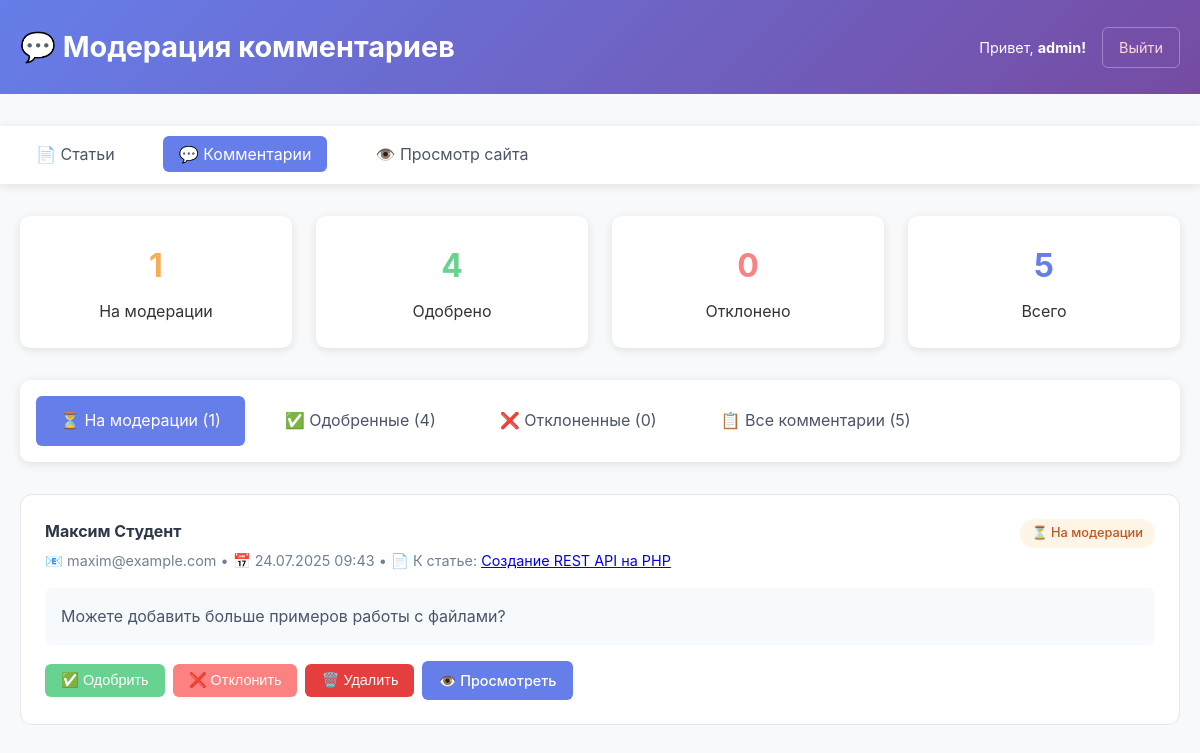
Page /admin/comments_admin.php (signed in) on the committed database.
### tables this page shows
CREATE TABLE comments (
    id INT PRIMARY KEY AUTO_INCREMENT,
    article_id INT NOT NULL,
    author_name VARCHAR(100) NOT NULL,
    author_email VARCHAR(150) NOT NULL,
    content TEXT NOT NULL,
    status ENUM('pending', 'approved', 'rejected') DEFAULT 'pending',
    created_at TIMESTAMP DEFAULT CURRENT_TIMESTAMP,
    updated_at TIMESTAMP DEFAULT CURRENT_TIMESTAMP ON UPDATE CURRENT_TIMESTAMP,
    
    FOREIGN KEY (article_id) REFERENCES articles(id) ON DELETE CASCADE,
    
    INDEX idx_article (article_id),
    INDEX idx_status (status),
    INDEX idx_created (created_at)
);

CREATE TABLE articles (
    id INT PRIMARY KEY AUTO_INCREMENT,
    title VARCHAR(255) NOT NULL,
    slug VARCHAR(255) UNIQUE,
    content TEXT NOT NULL,
    excerpt TEXT,
    author_id INT NOT NULL,
    category_id INT NOT NULL,
    reading_time INT DEFAULT 5,
    views INT DEFAULT 0,
    status ENUM('draft', 'published') DEFAULT 'published',
    published_at DATE,
    created_at TIMESTAMP DEFAULT CURRENT_TIMESTAMP,
    updated_at TIMESTAMP DEFAULT CURRENT_TIMESTAMP ON UPDATE CURRENT_TIMESTAMP,
    
     
    FOREIGN KEY (author_id) REFERENCES users(id) ON DELETE CASCADE,
    FOREIGN KEY (category_id) REFERENCES categories(id) ON DELETE CASCADE,
    
     
    INDEX idx_author (author_id),
    INDEX idx_category (category_id),
    INDEX idx_status (status),
    INDEX idx_published (published_at),
    INDEX idx_views (views),
    
     
    FULLTEXT KEY ft_search (title, content, excerpt)
);

### admin/auth.php (called while the page is built, shortened)
<?php
require_once '../functions.php';
function isAdminLoggedIn() {
    return isset($_SESSION['admin_id']) && isset($_SESSION['admin_username']);
}
function getCurrentAdmin() {
    return [
        'id' => $_SESSION['admin_id'],
        'username' => $_SESSION['admin_username'],
        'email' => $_SESSION['admin_email'] ?? ''
    ];
}
?>

### functions.php (called while the page is built, shortened)
<?php
function formatDateTime($datetime) {
    return date('d.m.Y H:i', strtotime($datetime));
}
function getAllComments($status = null) {
    try {
        $pdo = getDatabaseConnection();
        if ($status) {
            $stmt = $pdo->prepare("
                SELECT c.*, a.title as article_title
                FROM comments c
                JOIN articles a ON c.article_id = a.id
                WHERE c.status = ?
                ORDER BY c.created_at DESC
            ");
            $stmt->execute([$status]);
        } else {
            $stmt = $pdo->query("
                SELECT c.*, a.title as article_title
                FROM comments c
                JOIN articles a ON c.article_id = a.id
                ORDER BY c.created_at DESC
            ");
        }
        return $stmt->fetchAll();
    } catch (PDOException $e) {
        error_log("Error getting all comments: " . $e->getMessage());
        return [];
    }
}
?>

### admin/comments_admin.php (the view, shortened to what this page needs)
<?php
require_once 'auth.php';
require_once '../functions.php';
$currentAdmin = getCurrentAdmin();
$statusFilter = $_GET['status'] ?? 'pending';
if ($statusFilter === 'all') {
    $comments = getAllComments();
} else {
    $comments = getAllComments($statusFilter);
}
$commentStats = [
    'pending' => count(getAllComments('pending')),
    'approved' => count(getAllComments('approved')),
    'rejected' => count(getAllComments('rejected')),
    'total' => count(getAllComments())
];
?>
<!DOCTYPE html>
<html lang="ru">
<head>
    <link rel="stylesheet" href="../css/style.css">
</head>
<body>
    <div class="admin-header">
        <div class="container">
            <div class="admin-title">
                <h1>💬 Модерация комментариев</h1>
            </div>
            <div class="admin-user">
                <span>Привет, <strong><?php echo htmlspecialchars($currentAdmin['username']) ?>!</strong></span>
                <a href="?logout=1">Выйти</a>
            </div>
        </div>
    </div>
    <div class="admin-nav">
        <div class="container">
            <ul>
                <li><a href="index.php">📄 Статьи</a></li>
                <li><a href="comments_admin.php" class="active">💬 Комментарии</a></li>
                <li><a href="../index.php" target="_blank">👁️ Просмотр сайта</a></li>
            </ul>
        </div>
    </div>
    <div class="container">
        <div class="comments-stats">
            <div class="stat-card pending">
                <h3><?php echo $commentStats['pending'] ?></h3>
                <p>На модерации</p>
            </div>
            <div class="stat-card approved">
                <h3><?php echo $commentStats['approved'] ?></h3>
                <p>Одобрено</p>
            </div>
            <div class="stat-card rejected">
                <h3><?php echo $commentStats['rejected'] ?></h3>
                <p>Отклонено</p>
            </div>
            <div class="stat-card total">
                <h3><?php echo $commentStats['total'] ?></h3>
                <p>Всего</p>
            </div>
        </div>
        <div class="filter-tabs">
            <ul>
                <li>
                    <a href="?status=pending" class="<?php echo $statusFilter === 'pending' ? 'active' : '' ?>">
                        ⏳ На модерации (<?php echo $commentStats['pending'] ?>)
                    </a>
                </li>
                <li>
                    <a href="?status=approved" class="<?php echo $statusFilter === 'approved' ? 'active' : '' ?>">
                        ✅ Одобренные (<?php echo $commentStats['approved'] ?>)
                    </a>
                </li>
                <li>
                    <a href="?status=rejected" class="<?php echo $statusFilter === 'rejected' ? 'active' : '' ?>">
                        ❌ Отклоненные (<?php echo $commentStats['rejected'] ?>)
                    </a>
                </li>
                <li>
                    <a href="?status=all" class="<?php echo $statusFilter === 'all' ? 'active' : '' ?>">
                        📋 Все комментарии (<?php echo $commentStats['total'] ?>)
                    </a>
                </li>
            </ul>
        </div>
        <main>
            <?php if (empty($comments)): ?>
            <div class="no-comments">
                <h3>💬
                    <?php
                    switch ($statusFilter) {
                        case 'pending': echo 'Нет комментариев на модерации'; break;
                        case 'approved': echo 'Нет одобренных комментариев'; break;
                        case 'rejected': echo 'Нет отклоненных комментариев'; break;
                        default: echo 'Комментариев пока нет';
                    }
                    ?>
                </h3>
                <p>
                    <?php if ($statusFilter === 'pending'): ?>
                    Все комментарии уже обработаны!
                    <?php else: ?>
                    Когда пользователи начнут оставлять комментарии, они появятся здесь.
                    <?php endif; ?>
                </p>
                <div style="margin-top: 1rem;">
                    <a href="admin/index.php" class="btn btn-view">📄 Управление статьями</a>
                    <a href="../index.php" class="btn btn-view" target="_blank">👁️ Просмотр сайта</a>
                </div>
            </div>
            <?php else: ?>
            <?php foreach ($comments as $comment): ?>
            <div class="comment-moderation">
                <div class="comment-header">
                    <div class="comment-author-info">
                        <h4><?php echo htmlspecialchars($comment['author_name']) ?></h4>
                        <div class="comment-meta">
                            📧 <?php echo htmlspecialchars($comment['author_email']) ?> •
                            📅 <?php echo formatDateTime($comment['created_at']) ?> •
                            📄 К статье: <a href="article.php?id=<?php echo $comment['article_id'] ?>" target="_blank"><?php echo htmlspecialchars($comment['article_title']) ?></a>
                        </div>
                    </div>
                    <div class="comment-status <?php echo $comment['status'] ?>">
                        <?php
                        switch ($comment['status']) {
                            case 'pending': echo '⏳ На модерации'; break;
                        }
                        ?>
                    </div>
                </div>
                <div class="comment-content">
                    <?php echo nl2br(htmlspecialchars($comment['content'])) ?>
                </div>
                <div class="comment-actions">
                    <?php if ($comment['status'] !== 'approved'): ?>
                    <form method="POST" style="display: inline;">
                        <button type="submit" name="approve" class="btn btn-approve">
                            ✅ Одобрить
                        </button>
                    </form>
                    <?php endif; ?>
                    <?php if ($comment['status'] !== 'rejected'): ?>
                    <form method="POST" style="display: inline;">
                        <button type="submit" name="reject" class="btn btn-reject">
                            ❌ Отклонить
                        </button>
                    </form>
                    <?php endif; ?>
                    <form method="POST" style="display: inline;"
                          onsubmit="return confirm('Вы уверены, что хотите удалить этот комментарий? Это действие нельзя отменить.');">
                        <button type="submit" name="delete" class="btn btn-delete">
                            🗑️ Удалить
                        </button>
                    </form>
                    <a href="article.php?id=<?php echo $comment['article_id'] ?>#comments" target="_blank" class="btn btn-view">
                        👁️ Просмотреть
                    </a>
                </div>
            </div>
            <?php endforeach; ?>
            <?php endif; ?>
        </main>
    </div>
</body>
</html>

### css/style.css (style rules this page uses)
* { margin: 0; padding: 0; box-sizing: border-box; }
body { font-family: -apple-system, BlinkMacSystemFont, 'Segoe UI', system-ui, sans-serif; line-height: 1.6; color: #333; background: #f8f9fa; }
.container { max-width: 1200px; margin: 0 auto; padding: 0 20px; }
.comment-header { display: flex; align-items: center; margin-bottom: 1rem; }
.comment-content { color: #4a5568; line-height: 1.6; }
.btn { display: inline-block; background: #667eea; color: white; padding: 0.75rem 1.5rem; text-decoration: none; border-radius: 8px; font-weight: 500; transition: all 0.3s ease; border: none; cursor: pointer; font-size: 1rem; text-align: center; }

### admin/comments_admin.php (style rules this page uses)
.admin-header { background: linear-gradient(135deg, #667eea 0%, #764ba2 100%); color: white; padding: 1.5rem 0; margin-bottom: 2rem; }
.admin-header .container { display: flex; justify-content: space-between; align-items: center; }
.admin-title h1 { margin: 0; font-size: 1.8rem; }
.admin-user { display: flex; align-items: center; gap: 1rem; font-size: 0.9rem; }
.admin-user a { color: #fed7d7; text-decoration: none; padding: 0.5rem 1rem; border: 1px solid rgba(255,255,255,0.3); border-radius: 6px; transition: all 0.3s ease; }
.admin-nav { background: white; padding: 1rem 0; margin-bottom: 2rem; box-shadow: 0 2px 10px rgba(0,0,0,0.1); }
.admin-nav ul { list-style: none; margin: 0; padding: 0; display: flex; gap: 2rem; }
.admin-nav a { color: #4a5568; text-decoration: none; padding: 0.5rem 1rem; border-radius: 6px; transition: all 0.3s ease; }
.admin-nav a:hover, .admin-nav a.active { background: #667eea; color: white; }
.comments-stats { display: grid; grid-template-columns: repeat(auto-fit, minmax(200px, 1fr)); gap: 1.5rem; margin-bottom: 2rem; }
.stat-card { background: white; padding: 1.5rem; border-radius: 10px; box-shadow: 0 2px 10px rgba(0,0,0,0.1); text-align: center; }
.stat-card h3 { font-size: 2rem; margin-bottom: 0.5rem; }
.stat-card.pending h3 { color: #f6ad55; }
.stat-card.approved h3 { color: #68d391; }
.stat-card.rejected h3 { color: #fc8181; }
.stat-card.total h3 { color: #667eea; }
.filter-tabs { background: white; padding: 1rem; border-radius: 10px; box-shadow: 0 2px 10px rgba(0,0,0,0.1); margin-bottom: 2rem; }
.filter-tabs ul { list-style: none; margin: 0; padding: 0; display: flex; gap: 1rem; }
.filter-tabs a { color: #4a5568; text-decoration: none; padding: 0.75rem 1.5rem; border-radius: 6px; transition: all 0.3s ease; display: flex; align-items: center; gap: 0.5rem; }
.filter-tabs a:hover, .filter-tabs a.active { background: #667eea; color: white; }
.comment-moderation { background: white; border: 1px solid #e2e8f0; border-radius: 12px; padding: 1.5rem; margin-bottom: 1rem; transition: all 0.3s ease; }
.comment-header { display: flex; justify-content: space-between; align-items: flex-start; margin-bottom: 1rem; }
.comment-author-info h4 { margin: 0 0 0.25rem 0; color: #2d3748; }
.comment-meta { font-size: 0.9rem; color: #718096; }
.comment-status { padding: 0.25rem 0.75rem; border-radius: 20px; font-size: 0.8rem; font-weight: 500; }
.comment-status.pending { background: #fef5e7; color: #c05621; }
.comment-content { background: #f7fafc; padding: 1rem; border-radius: 8px; margin-bottom: 1rem; line-height: 1.6; }
.comment-actions { display: flex; gap: 0.5rem; align-items: center; flex-wrap: wrap; }
.btn { padding: 0.5rem 1rem; border: none; border-radius: 6px; cursor: pointer; font-size: 0.9rem; text-decoration: none; display: inline-flex; align-items: center; gap: 0.25rem; transition: all 0.3s ease; }
.btn-approve { background: #68d391; color: white; }
.btn-reject { background: #fc8181; color: white; }
.btn-delete { background: #e53e3e; color: white; }
.btn-view { background: #667eea; color: white; }

### rows in the picture
comments: author_name "Максим Студент", author_email "maxim@example.com", created_at "24.07.2025 09:43", article.title "Создание REST API на PHP", status "⏳ На модерации", content "Можете добавить больше примеров работы с файлами?"

### other values in the picture
$currentAdmin['username'] "admin"
$commentStats['pending'] "1"
$commentStats['approved'] "4"
$commentStats['rejected'] "0"
$commentStats['total'] "5"
